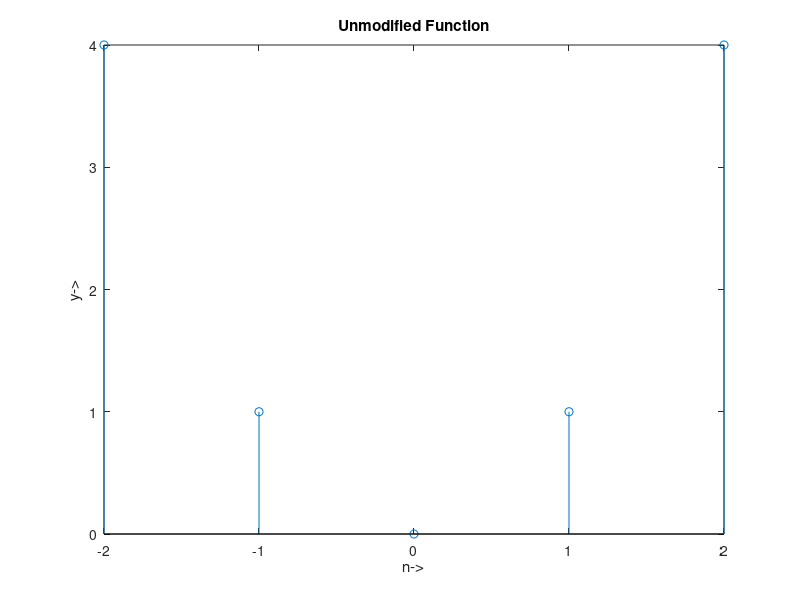
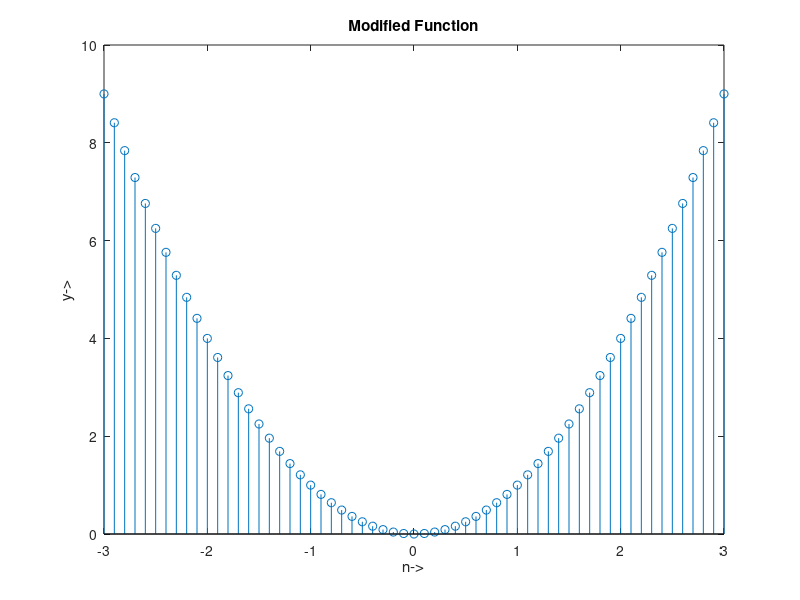

Reproduce these figures in MATLAB, in order.
clc;
clear all;
n = -2:2;
y = n.*n;
figure(1);
stem(n,y);
xlabel('n->');
ylabel('y->');
title('Unmodified Function');

m = -3:0.1:3;
z = m.*m;
figure(2);
stem(m,z);
xlabel('n->');
ylabel('y->');
title('Modified Function');